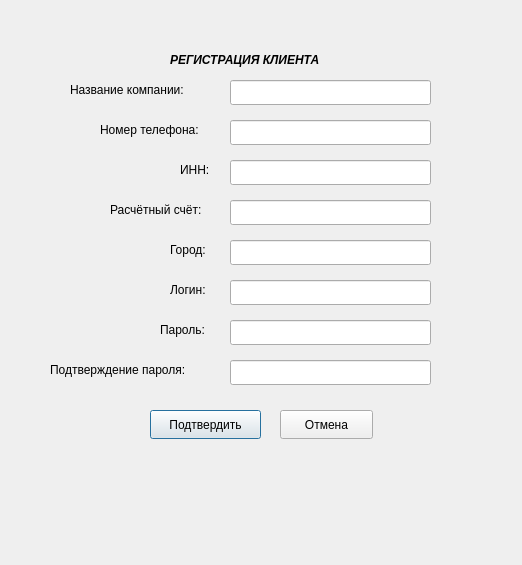
<?xml version="1.0" encoding="UTF-8"?>
<ui version="4.0">
 <class>formaRegistracii</class>
 <widget class="QDialog" name="formaRegistracii">
  <property name="geometry">
   <rect>
    <x>0</x>
    <y>0</y>
    <width>522</width>
    <height>565</height>
   </rect>
  </property>
  <property name="windowTitle">
   <string>Dialog</string>
  </property>
  <widget class="QLabel" name="label">
   <property name="geometry">
    <rect>
     <x>170</x>
     <y>50</y>
     <width>371</width>
     <height>20</height>
    </rect>
   </property>
   <property name="font">
    <font>
     <italic>true</italic>
     <bold>true</bold>
    </font>
   </property>
   <property name="text">
    <string>РЕГИСТРАЦИЯ КЛИЕНТА</string>
   </property>
  </widget>
  <widget class="QLineEdit" name="lineEdit">
   <property name="geometry">
    <rect>
     <x>230</x>
     <y>80</y>
     <width>201</width>
     <height>25</height>
    </rect>
   </property>
  </widget>
  <widget class="QLineEdit" name="lineEdit_2">
   <property name="geometry">
    <rect>
     <x>230</x>
     <y>120</y>
     <width>201</width>
     <height>25</height>
    </rect>
   </property>
  </widget>
  <widget class="QLineEdit" name="lineEdit_3">
   <property name="geometry">
    <rect>
     <x>230</x>
     <y>160</y>
     <width>201</width>
     <height>25</height>
    </rect>
   </property>
  </widget>
  <widget class="QLineEdit" name="lineEdit_4">
   <property name="geometry">
    <rect>
     <x>230</x>
     <y>200</y>
     <width>201</width>
     <height>25</height>
    </rect>
   </property>
  </widget>
  <widget class="QLineEdit" name="lineEdit_5">
   <property name="geometry">
    <rect>
     <x>230</x>
     <y>240</y>
     <width>201</width>
     <height>25</height>
    </rect>
   </property>
  </widget>
  <widget class="QLineEdit" name="lineEdit_6">
   <property name="geometry">
    <rect>
     <x>230</x>
     <y>280</y>
     <width>201</width>
     <height>25</height>
    </rect>
   </property>
  </widget>
  <widget class="QLineEdit" name="lineEdit_7">
   <property name="geometry">
    <rect>
     <x>230</x>
     <y>320</y>
     <width>201</width>
     <height>25</height>
    </rect>
   </property>
  </widget>
  <widget class="QLineEdit" name="lineEdit_8">
   <property name="geometry">
    <rect>
     <x>230</x>
     <y>360</y>
     <width>201</width>
     <height>25</height>
    </rect>
   </property>
  </widget>
  <widget class="QPushButton" name="pushButton">
   <property name="geometry">
    <rect>
     <x>150</x>
     <y>410</y>
     <width>111</width>
     <height>29</height>
    </rect>
   </property>
   <property name="text">
    <string>Подтвердить</string>
   </property>
  </widget>
  <widget class="QPushButton" name="pushButton_2">
   <property name="geometry">
    <rect>
     <x>280</x>
     <y>410</y>
     <width>93</width>
     <height>29</height>
    </rect>
   </property>
   <property name="text">
    <string>Отмена</string>
   </property>
  </widget>
  <widget class="QLabel" name="label_2">
   <property name="geometry">
    <rect>
     <x>70</x>
     <y>80</y>
     <width>151</width>
     <height>20</height>
    </rect>
   </property>
   <property name="text">
    <string>Название компании:</string>
   </property>
  </widget>
  <widget class="QLabel" name="label_3">
   <property name="geometry">
    <rect>
     <x>100</x>
     <y>120</y>
     <width>131</width>
     <height>20</height>
    </rect>
   </property>
   <property name="text">
    <string>Номер телефона:</string>
   </property>
  </widget>
  <widget class="QLabel" name="label_4">
   <property name="geometry">
    <rect>
     <x>180</x>
     <y>160</y>
     <width>41</width>
     <height>20</height>
    </rect>
   </property>
   <property name="layoutDirection">
    <enum>Qt::LeftToRight</enum>
   </property>
   <property name="text">
    <string>ИНН:</string>
   </property>
  </widget>
  <widget class="QLabel" name="label_5">
   <property name="geometry">
    <rect>
     <x>110</x>
     <y>200</y>
     <width>111</width>
     <height>20</height>
    </rect>
   </property>
   <property name="text">
    <string>Расчётный счёт:</string>
   </property>
  </widget>
  <widget class="QLabel" name="label_6">
   <property name="geometry">
    <rect>
     <x>170</x>
     <y>240</y>
     <width>51</width>
     <height>20</height>
    </rect>
   </property>
   <property name="layoutDirection">
    <enum>Qt::LeftToRight</enum>
   </property>
   <property name="text">
    <string>Город:</string>
   </property>
  </widget>
  <widget class="QLabel" name="label_7">
   <property name="geometry">
    <rect>
     <x>170</x>
     <y>280</y>
     <width>51</width>
     <height>20</height>
    </rect>
   </property>
   <property name="layoutDirection">
    <enum>Qt::LeftToRight</enum>
   </property>
   <property name="text">
    <string>Логин:</string>
   </property>
  </widget>
  <widget class="QLabel" name="label_8">
   <property name="geometry">
    <rect>
     <x>160</x>
     <y>320</y>
     <width>61</width>
     <height>20</height>
    </rect>
   </property>
   <property name="layoutDirection">
    <enum>Qt::LeftToRight</enum>
   </property>
   <property name="text">
    <string>Пароль:</string>
   </property>
  </widget>
  <widget class="QLabel" name="label_9">
   <property name="geometry">
    <rect>
     <x>50</x>
     <y>360</y>
     <width>171</width>
     <height>20</height>
    </rect>
   </property>
   <property name="layoutDirection">
    <enum>Qt::LeftToRight</enum>
   </property>
   <property name="text">
    <string>Подтверждение пароля:</string>
   </property>
  </widget>
 </widget>
 <resources/>
 <connections/>
</ui>
